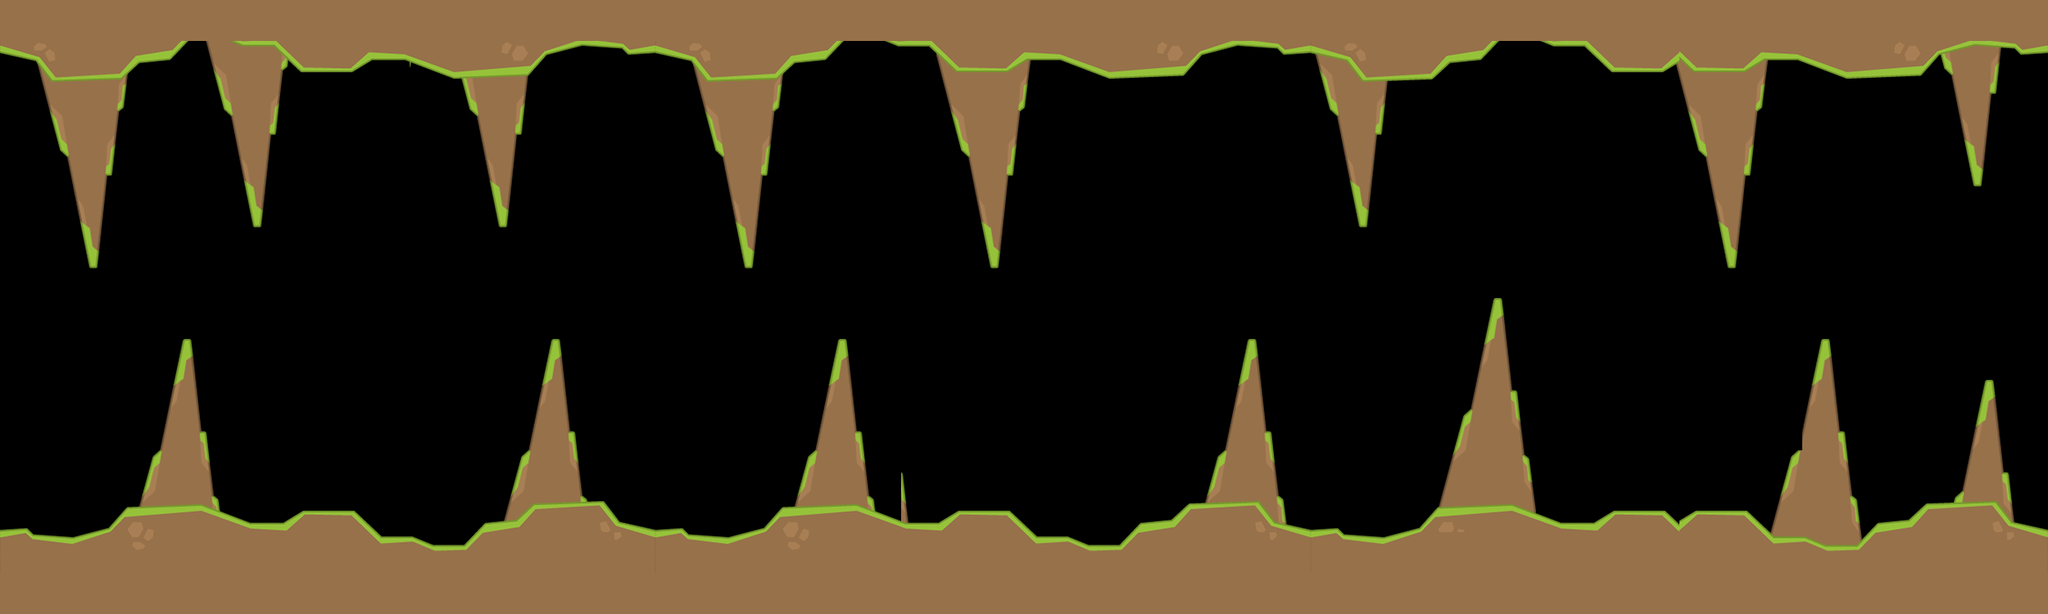

Rendered tile map (Tiled .tmx) drawn with the repository's tilesets; below, a short description and the map source with its tile grids summarised:
An orthogonal 50x15 tile map with 50x50 px tiles, 2 tile layers (player, ground), 1 hidden layer not drawn and 198 objects.

<map version="1.0" orientation="orthogonal" renderorder="right-down" width="50" height="15" tilewidth="50" tileheight="50" nextobjectid="258">
 <tileset firstgid="1" name="title_map" tilewidth="50" tileheight="50">
  <image source="title_map.png" width="800" height="1300" />
 </tileset>
 <layer name="player" width="50" height="15">
  <data>[750 cells, 221 non-empty, 28 distinct tile ids]</data>
 </layer>
 <layer name="coin" width="50" height="15" visible="0">
  <data>[750 cells, 49 non-empty, 2 distinct tile ids]</data>
 </layer>
 <layer name="ground" width="50" height="15">
  <data>[750 cells, 244 non-empty, 41 distinct tile ids]</data>
 </layer>
 <objectgroup name="limitted1">
  <object id="1" x="10" y="654" />
  <object id="2" x="32" y="650" />
  <object id="3" x="92" y="668" />
  <object id="4" x="136" y="652" />
  <object id="5" x="150" y="630" />
  <object id="6" x="170" y="622" />
  <object id="7" x="192" y="560" />
  <object id="8" x="196" y="554" />
  <object id="9" x="230" y="420" />
  <object id="10" x="262" y="604" />
  <object id="11" x="270" y="628" />
  <object id="12" x="300" y="646" />
  <object id="13" x="350" y="640" />
  <object id="14" x="364" y="632" />
  <object id="15" x="432" y="632" />
  <object id="16" x="470" y="662" />
  <object id="17" x="508" y="664" />
  <object id="18" x="530" y="672" />
  <object id="19" x="566" y="674" />
  <object id="20" x="594" y="652" />
  <object id="21" x="616" y="640" />
  <object id="22" x="640" y="560" />
  <object id="23" x="646" y="552" />
  <object id="24" x="678" y="418" />
  <object id="25" x="698" y="530" />
  <object id="26" x="712" y="614" />
  <object id="27" x="734" y="618" />
  <object id="28" x="760" y="646" />
  <object id="29" x="798" y="654" />
  <object id="30" x="830" y="652" />
  <object id="31" x="892" y="668" />
  <object id="32" x="942" y="652" />
  <object id="33" x="954" y="630" />
  <object id="34" x="984.667" y="549.333" />
  <object id="35" x="1028.67" y="407.333" />
  <object id="36" x="1031.33" y="411.333" />
  <object id="37" x="1075.33" y="621.333" />
  <object id="38" x="1116" y="640" />
  <object id="39" x="1146" y="642" />
  <object id="40" x="1174" y="630" />
  <object id="41" x="1232" y="634" />
  <object id="42" x="1266" y="662" />
  <object id="43" x="1302" y="660" />
  <object id="44" x="1334" y="674" />
  <object id="45" x="1362" y="674" />
  <object id="46" x="1386" y="650" />
  <object id="47" x="1430" y="640" />
  <object id="48" x="1452" y="622" />
  <object id="49" x="1474" y="620" />
  <object id="50" x="1492" y="566" />
  <object id="51" x="1496" y="554" />
  <object id="52" x="1530" y="418" />
  <object id="53" x="1566" y="606" />
  <object id="54" x="1574" y="644" />
  <object id="55" x="1602" y="656" />
  <object id="56" x="1634" y="650" />
  <object id="57" x="1650" y="662" />
  <object id="58" x="1690" y="662" />
  <object id="59" x="1732" y="650" />
  <object id="60" x="1746.67" y="623.333" />
  <object id="61" x="1754.67" y="614" />
  <object id="62" x="1788" y="504.667" />
  <object id="63" x="1791.33" y="499.333" />
  <object id="64" x="1825.33" y="367.333" />
  <object id="65" x="1879.33" y="625.333" />
  <object id="66" x="1908" y="646" />
  <object id="67" x="1950" y="642" />
  <object id="68" x="1972" y="626" />
  <object id="69" x="2032" y="628" />
  <object id="70" x="2050" y="644" />
  <object id="71" x="2062" y="634" />
  <object id="72" x="2122" y="626" />
  <object id="73" x="2158" y="646.667" />
  <object id="74" x="2226" y="410.667" />
  <object id="75" x="2273.33" y="653.333" />
  <object id="77" x="2292" y="644" />
  <object id="78" x="2332" y="638" />
  <object id="79" x="2352" y="620" />
  <object id="80" x="2394" y="614" />
  <object id="81" x="2430" y="466" />
  <object id="82" x="2464" y="638" />
  <object id="83" x="2498" y="650" />
  <object id="84" x="2490" y="740" />
  <object id="204" x="14" y="738" />
 </objectgroup>
 <objectgroup name="limitted2">
  <object id="135" x="10" y="66" />
  <object id="136" x="48" y="80" />
  <object id="137" x="78" y="190" />
  <object id="138" x="112" y="330" />
  <object id="139" x="158" y="96" />
  <object id="140" x="164" y="82" />
  <object id="141" x="208" y="78" />
  <object id="142" x="230" y="58" />
  <object id="143" x="252" y="58" />
  <object id="144" x="282" y="146" />
  <object id="145" x="316" y="284" />
  <object id="146" x="354" y="80" />
  <object id="147" x="368" y="86" />
  <object id="148" x="428" y="90" />
  <object id="149" x="454" y="80" />
  <object id="150" x="498" y="80" />
  <object id="151" x="558" y="96" />
  <object id="152" x="582" y="148" />
  <object id="153" x="612" y="280" />
  <object id="154" x="646" y="96" />
  <object id="155" x="664" y="80" />
  <object id="156" x="704" y="62" />
  <object id="157" x="760" y="66" />
  <object id="158" x="802" y="70" />
  <object id="159" x="848" y="84" />
  <object id="160" x="880" y="194" />
  <object id="161" x="914" y="330" />
  <object id="162" x="960" y="90" />
  <object id="163" x="970" y="82" />
  <object id="164" x="1006" y="80" />
  <object id="165" x="1026" y="58" />
  <object id="166" x="1134" y="64" />
  <object id="167" x="1186" y="198" />
  <object id="168" x="1218" y="332" />
  <object id="169" x="1262" y="80" />
  <object id="170" x="1296" y="78" />
  <object id="171" x="1352" y="98" />
  <object id="172" x="1446" y="96" />
  <object id="173" x="1466" y="74" />
  <object id="174" x="1504" y="60" />
  <object id="175" x="1564" y="66" />
  <object id="176" x="1602" y="68" />
  <object id="177" x="1632" y="140" />
  <object id="178" x="1664" y="282" />
  <object id="179" x="1696" y="104" />
  <object id="180" x="1750" y="96" />
  <object id="181" x="1770" y="82" />
  <object id="182" x="1812" y="78" />
  <object id="183" x="1828" y="58" />
  <object id="184" x="1894" y="58" />
  <object id="185" x="1940" y="64" />
  <object id="186" x="1970" y="90" />
  <object id="187" x="2039.33" y="85.3333" />
  <object id="188" x="2112" y="324.667" />
  <object id="189" x="2155.33" y="77.3333" />
  <object id="192" x="2202" y="76" />
  <object id="193" x="2254" y="102" />
  <object id="194" x="2304" y="100" />
  <object id="195" x="2346" y="94" />
  <object id="196" x="2370" y="72" />
  <object id="197" x="2384" y="94" />
  <object id="198" x="2416" y="230" />
  <object id="199" x="2446" y="64" />
  <object id="200" x="2472" y="70" />
  <object id="201" x="2498" y="66" />
  <object id="202" x="2480" y="12" />
  <object id="203" x="12" y="8" />
 </objectgroup>
 <objectgroup name="coin">
  <object id="205" x="2378.79" y="224.242" />
  <object id="206" x="2378.79" y="475.758" />
  <object id="207" x="1981.82" y="181.818" />
  <object id="208" x="1872.73" y="130.303" />
  <object id="209" x="1778.79" y="181.818" />
  <object id="210" x="1927.27" y="475.758" />
  <object id="211" x="1975.76" y="521.212" />
  <object id="212" x="2027.27" y="533.333" />
  <object id="213" x="2078.79" y="481.818" />
  <object id="214" x="1727.27" y="466.667" />
  <object id="215" x="1672.73" y="521.212" />
  <object id="216" x="1630.3" y="478.788" />
  <object id="217" x="1678.79" y="342.424" />
  <object id="218" x="1427.27" y="524.242" />
  <object id="219" x="1375.76" y="578.788" />
  <object id="220" x="1327.27" y="572.727" />
  <object id="221" x="1284.85" y="578.788" />
  <object id="222" x="1224.24" y="578.788" />
  <object id="223" x="1178.79" y="524.242" />
  <object id="224" x="1175.76" y="330.303" />
  <object id="225" x="1324.24" y="175.758" />
  <object id="226" x="1378.79" y="178.788" />
  <object id="227" x="1427.27" y="181.818" />
  <object id="228" x="1472.73" y="178.788" />
  <object id="229" x="1530.3" y="178.788" />
  <object id="230" x="1027.27" y="184.848" />
  <object id="231" x="875.758" y="330.303" />
  <object id="232" x="730.303" y="178.788" />
  </objectgroup>
</map>
<!-- 19 of 198 objects omitted -->
